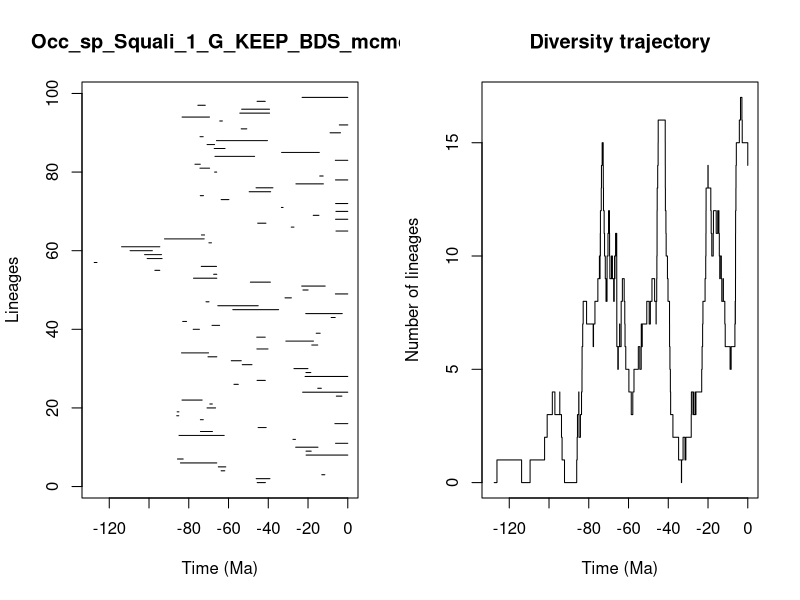

The R script that drew this image:


pdf(file='../Results/Species/5_MA_bins_EP/pyrate_mcmc_logs/Occ_sp_Squali_1_G_KEEP_BDS_mcmc_LTT.pdf',width=0.6*20, height=0.6*10)
title = "Occ_sp_Squali_1_G_KEEP_BDS_mcmc"
ts=c(45.57200003145803, 46.09019119747362,13.077340189502083,63.71931714909327,65.14419087014322,84.19539229120548,85.68265529692175,20.973355441574828,21.00649913071207,26.214400171376962,6.152316655351986,27.578352182379284,84.9136260321155,74.13053145324538,45.10559916234347,6.475153275102583,74.15661072642082,86.06396366826819,85.83346516384887,70.8074621346734,69.39312923867914,83.40707533837188,5.761486502853826,22.718639564439755,15.10988982867124,57.24838464401945,45.638809890652155,21.48196019420192,21.048349010634936,27.081020279853227,53.08825452143999,58.62275443538094,70.33698017018847,83.64139354050408,45.72985784141887,18.108448939229266,31.14262312246962,45.80727441564659,15.883375437081995,77.78329082860205,68.30292451133694,83.0481599719926,8.363542734334986,21.15658779579225,57.84534025119027,65.3851873268079,71.32430771482763,31.583830424092284,6.238212124156134,22.557075827707546,23.179263560009296,49.00823795518363,77.60648045151035,67.46978670471337,97.0435934203348,73.71363467010049,127.56969478082335,100.9246469741951,102.22351093702167,109.51979055518032,113.79131279617653,69.85864195813387,92.2028477892645,73.6145104544294,5.924904917150362,28.44973316937105,45.32065518646468,6.157128688503672,17.38615829909342,5.967136200570554,33.38731850665893,6.12288513533963,63.69766447305323,74.20607975514389,49.60288462454746,46.14785868784714,26.082068734058538,6.178006816119364,14.103199394324713,67.00288591991013,74.3784130125174,76.89268805424395,6.276396397947931,66.82538186432697,33.296515998928875,67.18949956386268,70.77522719079008,66.06012752719832,74.3243916040559,8.904048148407506,53.617254726954776,4.247324376458129,64.4167239513046,83.36170252046054,54.314856672982295,53.39020221469211,75.42298685971676,45.633203736611,22.981579213726455)
te=c(41.44703187548175, 39.16149180248534,11.549916289243765,61.879922649260266,61.37963718571299,65.92078840266596,82.80627331175845,0.0,18.408786147434533,15.001381513064002,0.0,26.3187603439036,62.17995367217423,68.09573741200647,41.06547590709918,0.0,72.68918315387094,85.03906861209343,84.96191997549623,66.50727497692999,68.15766169597562,73.26148057894046,2.951939279698368,0.0,13.301442828891416,55.06878262335601,41.492682457888726,0.0,18.601781877461235,20.047960415526013,48.2029405134101,53.586166829906944,65.8779229074539,70.0541472906719,40.13002752809249,15.118470220585168,17.275562163095902,41.534186399644405,13.894389828306887,74.64765815809751,64.48897165666254,81.1005765340966,6.331113886198339,2.795481849476185,34.80514449528673,45.06430845931678,69.81527021554712,28.369315204929332,0.0,19.94935503296104,11.350536294444144,38.942047942470474,65.89112440481556,65.90448320160316,94.5823725318476,66.04004933275606,126.18587515692532,93.42345227591807,93.71927400733087,98.33028273820483,94.56867678049927,68.58503612234199,72.25745214458897,72.05941426967445,0.0,27.09738122260419,41.179916943686386,0.0,14.513777928843796,0.0,32.554015506991256,0.0,59.813213831596116,72.59395352241889,38.810376566368326,37.66116464292606,12.265591758596221,0.0,12.389402849390098,65.93259288552672,69.52382106963529,74.20961984694753,0.0,46.87058074115724,14.321770971266659,61.74785083928063,67.01890880096921,40.4146353789047,72.74816937785268,3.6605195348985835,50.8089001320806,0.0,63.091427177403,69.57630870534413,39.35065546334021,39.370286219870565,71.69420178296983,41.51296066806426,0.0)
div_traj=c(0, 1,0,1,2,3,4,3,4,3,2,1,0,1,2,3,4,3,2,3,4,5,6,7,8,7,6,7,8,9,10,9,10,11,10,11,12,13,14,15,14,13,12,11,10,9,8,9,10,11,12,11,12,11,10,9,10,9,10,9,8,9,10,9,10,11,10,11,10,9,8,7,6,5,6,7,6,7,8,9,8,7,6,5,4,3,4,5,6,5,6,7,6,7,8,7,8,9,8,7,8,9,10,11,12,13,14,15,16,15,14,13,12,11,10,9,8,7,6,5,4,3,2,1,0,1,2,1,2,3,4,3,4,3,4,3,4,5,6,7,8,9,10,11,12,13,14,13,12,11,10,11,12,11,12,11,12,11,10,9,10,9,8,9,8,7,6,5,6,7,8,7,8,9,10,11,12,13,14,15,16,17,16,15,14)
time_events=c(127.56969478082335, 126.18587515692532,113.79131279617653,109.51979055518032,102.22351093702167,100.9246469741951,98.33028273820483,97.0435934203348,94.5823725318476,94.56867678049927,93.71927400733087,93.42345227591807,92.2028477892645,86.06396366826819,85.83346516384887,85.68265529692175,85.03906861209343,84.96191997549623,84.9136260321155,84.19539229120548,83.64139354050408,83.40707533837188,83.36170252046054,83.0481599719926,82.80627331175845,81.1005765340966,77.78329082860205,77.60648045151035,76.89268805424395,75.42298685971676,74.64765815809751,74.3784130125174,74.3243916040559,74.20961984694753,74.20607975514389,74.15661072642082,74.13053145324538,73.71363467010049,73.6145104544294,73.26148057894046,72.74816937785268,72.68918315387094,72.59395352241889,72.25745214458897,72.05941426967445,71.69420178296983,71.32430771482763,70.8074621346734,70.77522719079008,70.33698017018847,70.0541472906719,69.85864195813387,69.81527021554712,69.57630870534413,69.52382106963529,69.39312923867914,68.58503612234199,68.30292451133694,68.15766169597562,68.09573741200647,67.46978670471337,67.18949956386268,67.01890880096921,67.00288591991013,66.82538186432697,66.50727497692999,66.06012752719832,66.04004933275606,65.93259288552672,65.92078840266596,65.90448320160316,65.89112440481556,65.8779229074539,65.3851873268079,65.14419087014322,64.48897165666254,64.4167239513046,63.71931714909327,63.69766447305323,63.091427177403,62.17995367217423,61.879922649260266,61.74785083928063,61.37963718571299,59.813213831596116,58.62275443538094,57.84534025119027,57.24838464401945,55.06878262335601,54.314856672982295,53.617254726954776,53.586166829906944,53.39020221469211,53.08825452143999,50.8089001320806,49.60288462454746,49.00823795518363,48.2029405134101,46.87058074115724,46.14785868784714,46.09019119747362,45.80727441564659,45.72985784141887,45.638809890652155,45.633203736611,45.57200003145803,45.32065518646468,45.10559916234347,45.06430845931678,41.534186399644405,41.51296066806426,41.492682457888726,41.44703187548175,41.179916943686386,41.06547590709918,40.4146353789047,40.13002752809249,39.370286219870565,39.35065546334021,39.16149180248534,38.942047942470474,38.810376566368326,37.66116464292606,34.80514449528673,33.38731850665893,33.296515998928875,32.554015506991256,31.583830424092284,31.14262312246962,28.44973316937105,28.369315204929332,27.578352182379284,27.09738122260419,27.081020279853227,26.3187603439036,26.214400171376962,26.082068734058538,23.179263560009296,22.981579213726455,22.718639564439755,22.557075827707546,21.48196019420192,21.15658779579225,21.048349010634936,21.00649913071207,20.973355441574828,20.047960415526013,19.94935503296104,18.601781877461235,18.408786147434533,18.108448939229266,17.38615829909342,17.275562163095902,15.883375437081995,15.118470220585168,15.10988982867124,15.001381513064002,14.513777928843796,14.321770971266659,14.103199394324713,13.894389828306887,13.301442828891416,13.077340189502083,12.389402849390098,12.265591758596221,11.549916289243765,11.350536294444144,8.904048148407506,8.363542734334986,6.475153275102583,6.331113886198339,6.276396397947931,6.238212124156134,6.178006816119364,6.157128688503672,6.152316655351986,6.12288513533963,5.967136200570554,5.924904917150362,5.761486502853826,4.247324376458129,3.6605195348985835,2.951939279698368,2.795481849476185,0.0)
                par(mfrow=c(1,2))
                L = length(ts)
                plot(ts, 1:L , xlim=c(-max(ts)-1,0), pch=20, type="n", main=title,xlab="Time (Ma)",ylab="Lineages")
                for (i in 1:L){segments(x0=-te[i],y0=i,x1=-ts[i],y1=i)}    
                t = -time_events
                plot(div_traj ~ t,type="s", main = "Diversity trajectory",xlab="Time (Ma)",ylab="Number of lineages",xlim=c(-max(ts)-1,0))
                abline(v=c(65,200,251,367,445),lty=2,col="gray")
                
